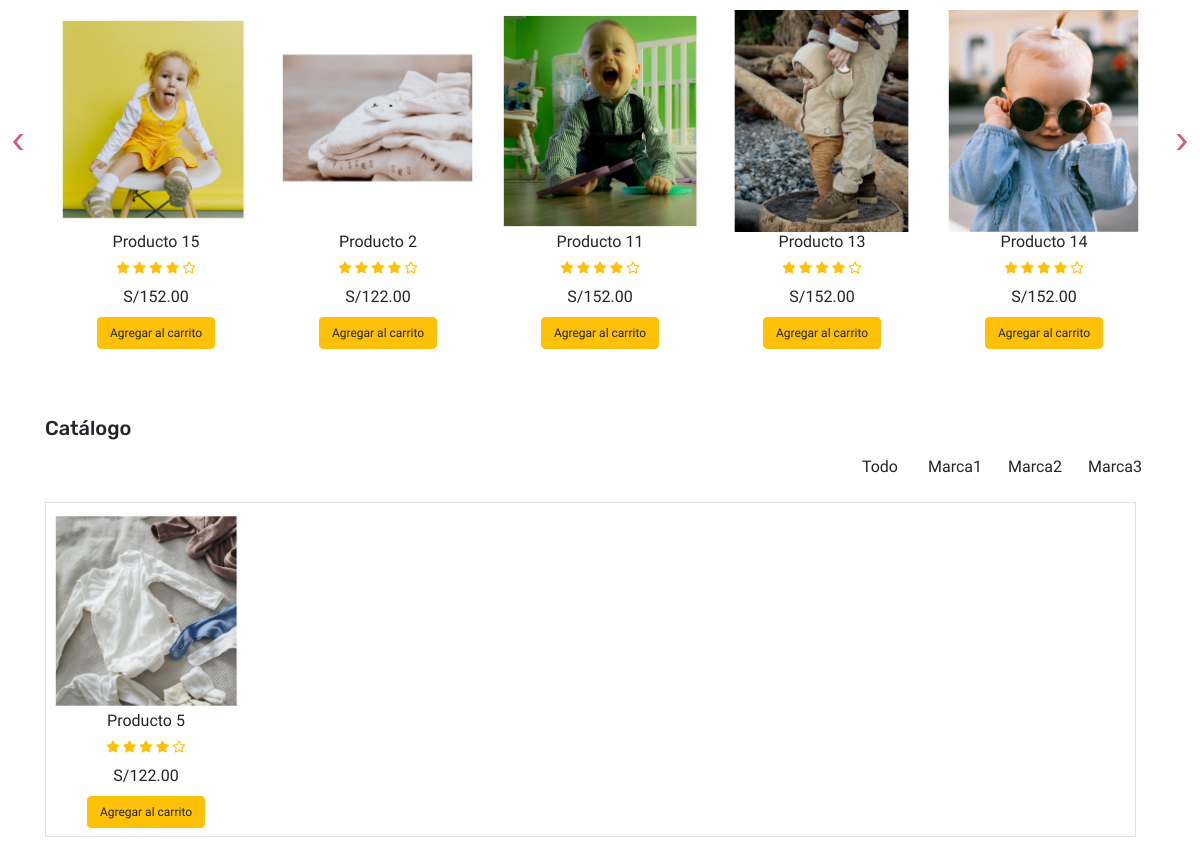
/ (middle part), run on an earlier commit of the app's database.
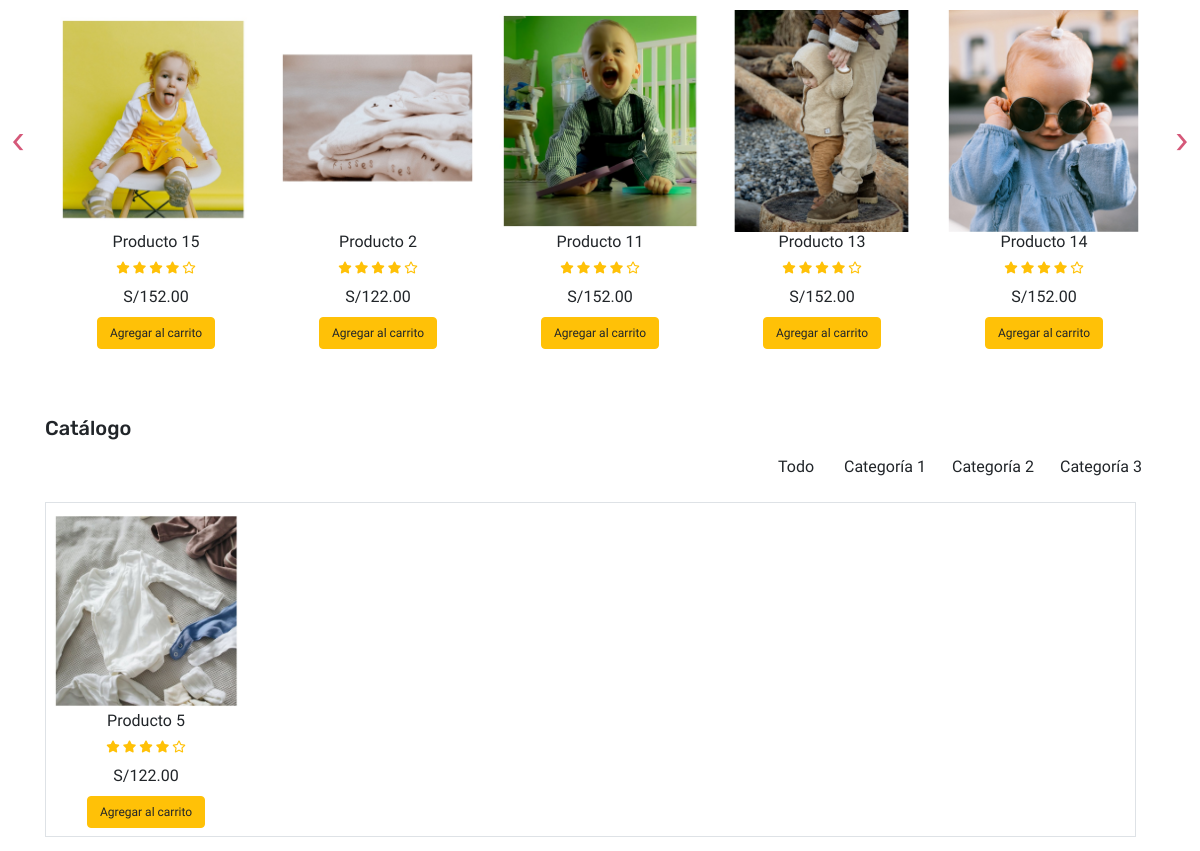
And on a later commit of the database.
### tables this page shows
CREATE TABLE `product` (
  `item_id` int(11) NOT NULL,
  `item_brand` varchar(200) NOT NULL,
  `item_name` varchar(255) NOT NULL,
  `item_price` double(10,2) NOT NULL,
  `item_image` varchar(255) NOT NULL,
  `item_register` datetime DEFAULT NULL
);

### index.php (called while the page is built, shortened)
<?php
include('header.php');
?>
<?php
include('public/Template/_top-sale.php');
include('public/Template/_special-price.php');
?>
<?php
include('footer.php');
?>

### database/DBController.php (called while the page is built, shortened)
<?php
class DBController
{
    protected $host = 'remotemysql.com';
    protected $user = 'ZUCZxBxbsp';
    protected $password = 'GwmhNXBD0J';
    protected $database = "ZUCZxBxbsp";
    public function __construct()
    {
        $this->con = mysqli_connect($this->host, $this->user, $this->password, $this->database);
    }
}

### functions.php (called while the page is built, shortened)
<?php
require('database/DBController.php');
require ('database/Product.php');
$db = new DBController();
$product = new Product($db);
$product_shuffle = $product->getData();
$Cart = new Cart($db );

### database/Product.php (called while the page is built, shortened)
<?php
class Product
{
    public $db = null;
    public function __construct(DBController $db)
    {
        $this->db = $db;
    }
    public function getData($table = 'product')
    {
        $result = $this->db->con->query("SELECT * FROM {$table}");
        $resultArray = array();
        while ($item = mysqli_fetch_array($result, MYSQLI_ASSOC)) {
            $resultArray[] = $item;
        }
        return $resultArray;
    }
}

### public/Template/_special-price.php (the view, shortened to what this page needs)
<?php
    $brand = array_map(function ($pro){ return $pro['item_brand']; }, $product_shuffle);
    $unique = array_unique($brand);
    sort($unique);
    shuffle($product_shuffle);
$in_cart = $Cart->getCartId($product->getData('cart'));
    ?>
<section id="special-price">
    <div class="container">
        <h4 class="font-rubik font-size-20">Catálogo</h4>
        <div id="filters" class="button-group text-right font-baloo font-size-16">
            <button class="btn is-checked" data-filter="*">Todo</button>
            <?php
            array_map(function ($brand){
                printf('<button class="btn" data-filter=".%s">%s</button>', $brand, $brand);
            }, $unique);
            ?>
        </div>
        <div class="grid">
            <?php array_map(function($item) use($in_cart){ ?>
            <div class="grid-item border <?php echo $item['item_brand'] ?? "Brand" ; ?>">
                <div class="item py-2" style="width: 200px;">
                    <div class="product font-rale">
                        <a href="<?php printf('%s?item_id=%s', 'product.php', $item['item_id']); ?>"><img src="<?php echo $item['item_image']??"./assets/Productos/1.jpg"; ?>" alt="product1" class="img-fluid"></a>
                        <div class="text-center">
                            <h6><?php echo $item['item_name']??"Desconocido"; ?></h6>
                            <div class="rating text-warning font-size-12">
                                <span><i class="fas fa-star"></i></span>
                                <span><i class="fas fa-star"></i></span>
                                <span><i class="fas fa-star"></i></span>
                                <span><i class="fas fa-star"></i></span>
                                <span><i class="far fa-star"></i></span>
                            </div>
                            <div class="price py-2">
                                <span>S/<?php echo $item['item_price']??'0';?></span>
                            </div>
                            <form method="post">
                                <?php
                                if (in_array($item['item_id'], $in_cart ?? [])){
                                    echo '<button type="submit" disabled class="btn btn-success font-size-12">En el carrito</button>';
                                }else{
                                    echo '<button type="submit" name="top_sale_submit" class="btn btn-warning font-size-12">Agregar al carrito</button>';
                                }
                                ?>
                            </form>
                        </div>
                    </div>
                </div>
            </div>
            <?php },$product_shuffle) ?>
        </div>
    </div>
</section>

### header.php (shortened to what this page needs)
<!DOCTYPE html>
<html lang="en">
<head>
    <link rel="stylesheet" href="https://stackpath.bootstrapcdn.com/bootstrap/4.5.0/css/bootstrap.min.css">
    <link rel="stylesheet" href="https://cdnjs.cloudflare.com/ajax/libs/OwlCarousel2/2.3.4/assets/owl.carousel.min.css" />
    <link rel="stylesheet" href="https://cdnjs.cloudflare.com/ajax/libs/OwlCarousel2/2.3.4/assets/owl.theme.default.min.css" />
    <link rel="stylesheet" href="https://cdnjs.cloudflare.com/ajax/libs/font-awesome/5.13.1/css/all.min.css" />
    <link rel="stylesheet" href="style.css">
    <?php
    require('functions.php');
    ?>
</head>
<body>
<main id="main-site">

### public/Template/_top-sale.php (shortened to what this page needs)
<?php
shuffle($product_shuffle);
?>
<section id="top-sale">
    <div class="container py-5">
        <div class="owl-carousel owl-theme">
            <?php foreach($product_shuffle as $item ){ ?>
            <div class="item py-2">
                <div class="product font-rale">
                    <a href="<?php printf('%s?item_id=%s', 'product.php',  $item['item_id']); ?>"><img src="<?php echo $item['item_image']??"./assets/Productos/1.jpg"; ?>" alt="product1" class="img-fluid"></a>
                    <div class="text-center">
                        <h6><?php echo $item['item_name']??"Desconocido"; ?></h6>
                        <div class="rating text-warning font-size-12">
                            <span><i class="fas fa-star"></i></span>
                            <span><i class="fas fa-star"></i></span>
                            <span><i class="fas fa-star"></i></span>
                            <span><i class="fas fa-star"></i></span>
                            <span><i class="far fa-star"></i></span>
                        </div>
                        <div class="price py-2">
                            <span>S/<?php echo $item['item_price']??'0';?></span>
                        </div>
                        <form method="post">
                            <?php
                            if (in_array($item['item_id'], $Cart->getCartId($product->getData('cart')) ?? [])){
                                echo '<button type="submit" disabled class="btn btn-success font-size-12">En el carrito</button>';
                            }else{
                                echo '<button type="submit" name="top_sale_submit" class="btn btn-warning font-size-12">Agregar al carrito</button>';
                            }
                            ?>
                        </form>
                    </div>
                </div>
            </div>
            <?php }?>
        </div>
    </div>
</section>

### footer.php (shortened to what this page needs)
</main>
</body>
</html>

### style.css (style rules this page uses)
button, button:focus { outline: none !important; box-shadow: none !important; }
.font-baloo { font-family: "Baloo Thambi 2", cursive; }
.font-rale { font-family: "Raleway", cursive; }
.font-rubik { font-family: "Rubik", cursive; }
.font-size-12 { font-size: 12px; }
.font-size-16 { font-size: 16px; }
.font-size-20 { font-size: 20px; }
#top-sale .owl-carousel .item .product a { overflow: hidden; }
#top-sale .owl-carousel .item .product img { transition: transform 0.5s ease; }
#special-price .grid .grid-item { margin-right: 1.2rem; margin-top: 1rem; }

What changed in the data, as far as the page shows it:
changed product: item_brand "Marca1" → "Categoría 1"
Also different on the page:
$brand: "Marca2 Marca3" → "Categoría 2 Categoría 3"
